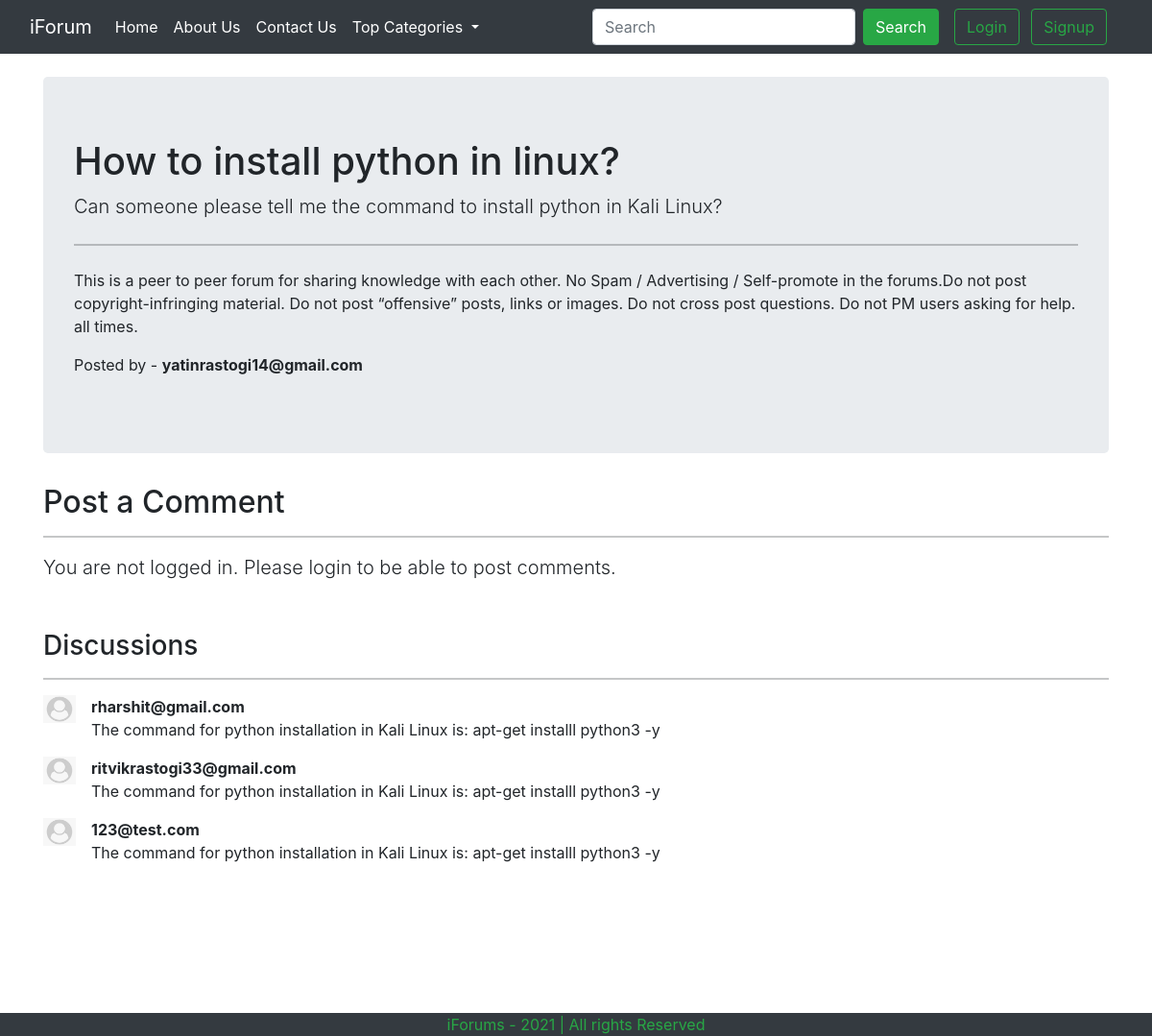
Page /thread.php?threadid=2 on the committed database.
### tables this page shows
CREATE TABLE `threads` (
  `thread_id` int(7) NOT NULL,
  `thread_title` varchar(255) NOT NULL,
  `thread_desc` varchar(255) NOT NULL,
  `thread_cat_id` int(7) NOT NULL,
  `thread_user_id` int(7) NOT NULL,
  `time` datetime NOT NULL DEFAULT current_timestamp()
);

CREATE TABLE `users123` (
  `sno` int(11) NOT NULL,
  `user_email` varchar(30) NOT NULL,
  `user_pass` varchar(255) NOT NULL,
  `time` datetime NOT NULL DEFAULT current_timestamp()
);

CREATE TABLE `comments` (
  `comment_id` int(8) NOT NULL,
  `comment_content` varchar(1000) NOT NULL,
  `thread_id` int(8) NOT NULL,
  `comment_by` int(8) NOT NULL,
  `comment_time` datetime NOT NULL DEFAULT current_timestamp()
);

### thread.php (the view, shortened to what this page needs)
<!doctype html>
<html lang="en">
<head>
    <link href="https://cdn.jsdelivr.net/npm/bootstrap@5.0.0-beta1/dist/css/bootstrap.min.css" rel="stylesheet"
>
    <link rel="stylesheet" href="https://maxcdn.bootstrapcdn.com/bootstrap/4.0.0/css/bootstrap.min.css"
>
</head>
<body>
<?php include "partials/_dbconnect.php";?>
    <?php include "partials/_navbar.php";?>
    <?php
        $id = $_GET['threadid'];
        $sql = "SELECT * FROM `threads` WHERE thread_id = $id";
        $result = mysqli_query($conn , $sql );
        while($row = mysqli_fetch_assoc($result)){
            $title = $row['thread_title'];
            $desc = $row['thread_desc'];
            $thread_user_id = $row['thread_user_id'];
            $sql2 = "SELECT user_email FROM `users123` WHERE sno='$thread_user_id'";
            $result2 = mysqli_query($conn , $sql2);
            $row2 = mysqli_fetch_assoc($result2);
            $posted_by = $row2['user_email'];
        }
    ?>
    <div class="container my-4">
        <div class="jumbotron">
            <h1><?php echo $title;?> </h1>
            <p class="lead"><?php echo $desc;?></p>
            <hr class="my-4">
            <p>This is a peer to peer forum for sharing knowledge with each other. No Spam / Advertising / Self-promote
                in the forums.Do not post copyright-infringing material. Do not post “offensive” posts, links or images.
                Do not cross post questions. Do not PM users asking for help. all times.</p>
            <p>Posted by - <strong><?php echo $posted_by?></strong></p>
        </div>
    </div>
    <?php
if(isset($_SESSION['loggedin']) && $_SESSION['loggedin'] == true){
echo '
<div class="container my-2">
<h2>Post a Comment</h2>
<hr>
<form action="'.$_SERVER["REQUEST_URI"].'" method="post">
    <div class="form-group">
        <label for="exampleFormControlTextarea1">Comment</label>
        <textarea class="form-control" id="comment" name="comment" placeholder="Type your comment here..."
            rows="3"></textarea>
        <input type="hidden" name="sno" value="'.$_SESSION["sno"].'" >
    </div>
    <button type="submit" class="btn btn-success">Post Comment</button>
    </form>
    </div>';
    }
    else{
    echo '<div class="container">
        <h2>Post a Comment</h2>
        <hr>
        <p class="lead">You are not logged in. Please login to be able to post comments.</p>
    </div>';
    }
    ?>
    <div class="container" id="ques">
        <h3><br>Discussions</h3>
        <hr>
        <?php
        $id = $_GET['threadid'];
        $sql = "SELECT * FROM `comments` WHERE thread_id = $id";
        $result = mysqli_query($conn , $sql );
        while($row = mysqli_fetch_assoc($result)){
            $content = $row['comment_content'];
            $comment_by =$row['comment_by'];
            $sql2 = "SELECT user_email FROM `users123` WHERE sno='$comment_by'";
            $result2 = mysqli_query($conn , $sql2);
            $row2 = mysqli_fetch_assoc($result2);
        echo '<div class="media">
        <img src="assets/user_default.jpg" width="34px" class="align-self-start mr-3" alt="...">
            <div class="media-body">
                <p class = "font-weight-bold my-0"> '.$row2['user_email'].' </p>
                <p>'.$content.'</p>
            </div>
        </div>';
        }
        ?>
    </div>
    <?php include "partials/_footer.php";?>
</body>
</html>

### thread.php (style rules this page uses)
#ques { min-height: 433px; }

### rows in the picture
threads: thread_title "How to install python in linux?", thread_desc "Can someone please tell me the command to install python in Kali Linux?"
users123: user_email "yatinrastogi14@gmail.com"
comments: users123.user_email "rharshit@gmail.com", comment_content "The command for python installation in Kali Linux is: apt-get installl python3 -y"
comments: users123.user_email "ritvikrastogi33@gmail.com", comment_content "The command for python installation in Kali Linux is: apt-get installl python3 -y"
comments: users123.user_email "123@test.com", comment_content "The command for python installation in Kali Linux is: apt-get installl python3 -y"
